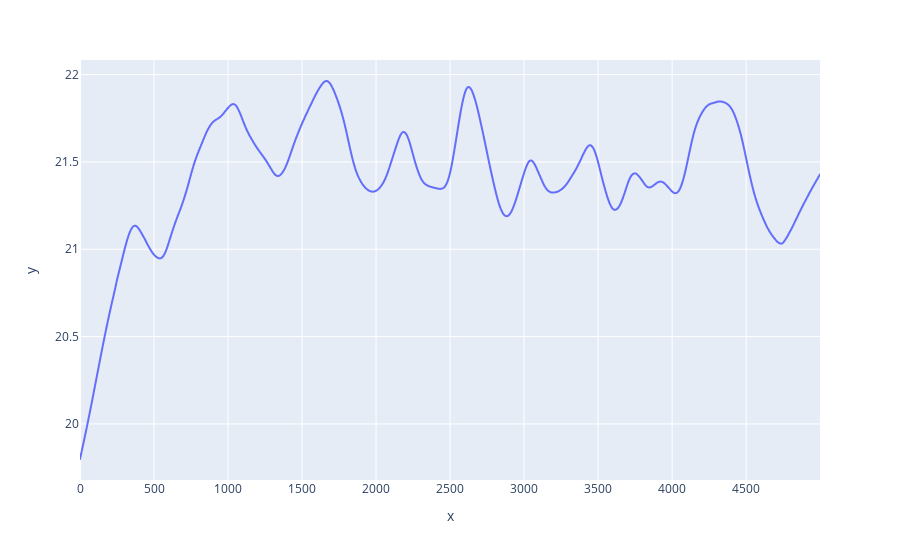

The cell this chart's notebook holds for it:
### Code cell
import plotly.express as px

import pandas as pd
df = pd.DataFrame({
    'x': np.arange(_total_episodes_),
    'y': np.array(choice) + (_max_sympathy - _min_sympathy) / 2
})

fig = px.scatter(df, x="x", y="y", trendline="lowess", trendline_options=dict(frac=0.1))
fig.update_traces(marker=dict(size=1,
                              opacity=100/_total_episodes_,
                              line=dict(width=4,
                                        color='DarkSlateGrey')),
                  selector=dict(mode='markers'))
fig.data = [t for t in fig.data if t.mode == "lines"]
fig.show()

### Figure 1 — Plotly figure (JSON) as saved in the notebook; plotly's stock layout.template omitted (floating-point values rounded to 4 significant figures; data arrays with more than 128 entries replaced by an {"elided": "..."} marker saying what was removed)
{"data": [{"hovertemplate": "<b>LOWESS trendline</b><br><br>x=%{x}<br>y=%{y} <b>(trend)</b><extra></extra>", "legendgroup": "", "marker": {"color": "#636efa", "symbol": "circle"}, "mode": "lines", "name": "", "showlegend": false, "type": "scattergl", "x": {"elided": "5000 int values"}, "xaxis": "x", "y": {"elided": "5000 float values"}, "yaxis": "y"}], "layout": {"legend": {"tracegroupgap": 0}, "margin": {"t": 60}, "xaxis": {"anchor": "y", "domain": [0, 1], "title": {"text": "x"}}, "yaxis": {"anchor": "x", "domain": [0, 1], "title": {"text": "y"}}}}
